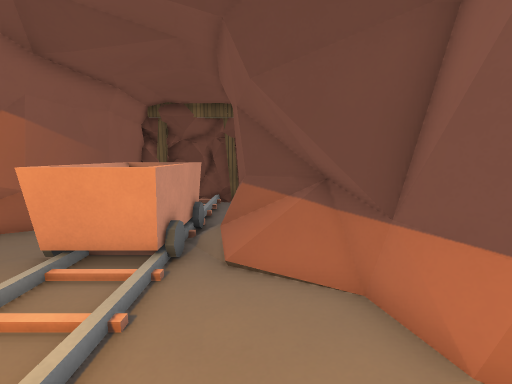
View 1 (above)

14 first-person views from a walk through a level from a Godot 3-D game. The camera is 1.5 m above the floor, tilts 8° down and sees 90° across. The floor is counted in squares, 0.54 m on a side. Each view is taken from the middle of a square. On the plan, view 1 faces up. The plan holds only what a view shows up to about 19 squares ahead; the rest is blank. The place goes on beyond the plan. Characters and animated objects are not drawn. Surface patterns are stand-ins for the level's own textures.

View 2
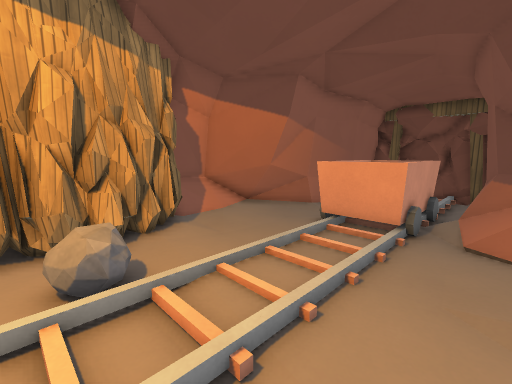

View 3
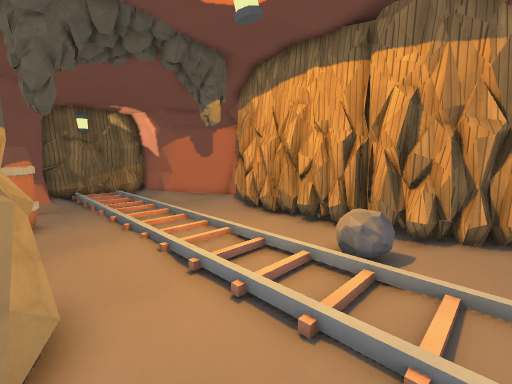

View 4
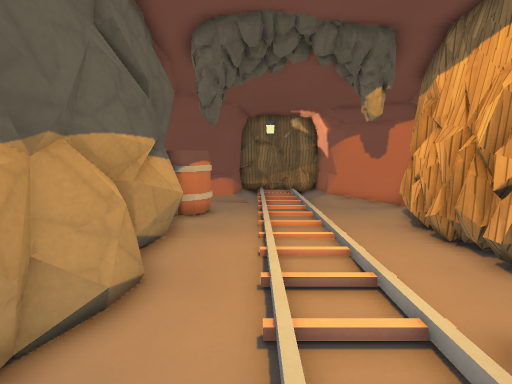

View 5
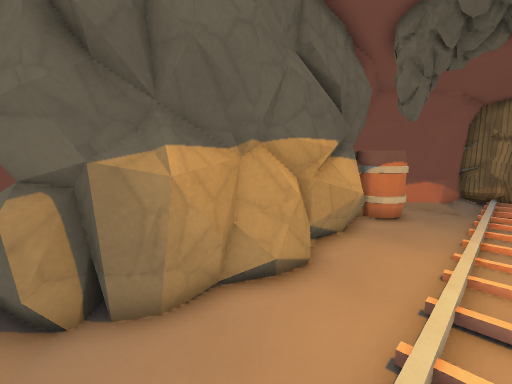

View 6
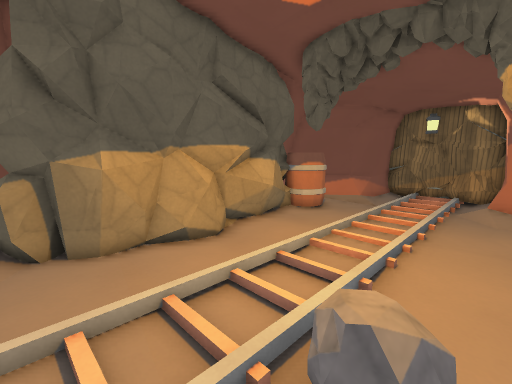

View 7
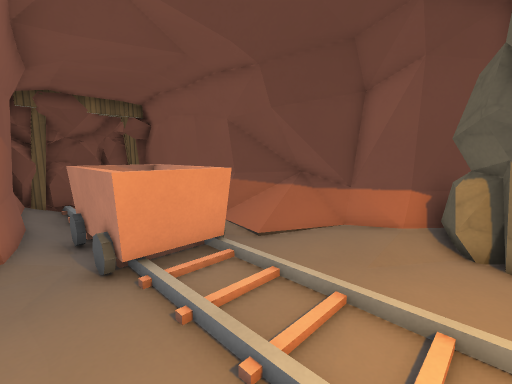

View 8
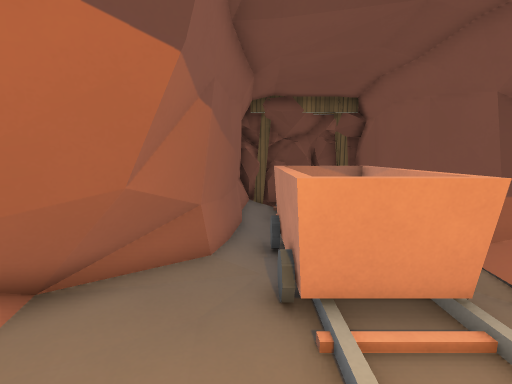

View 9
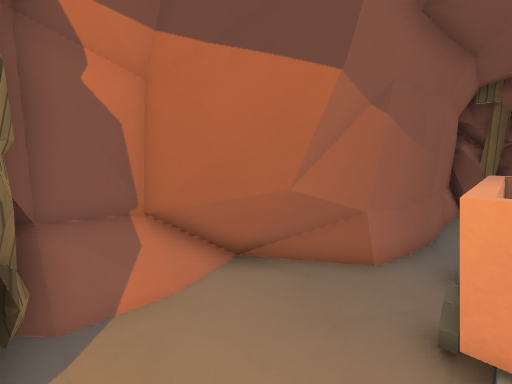

View 10
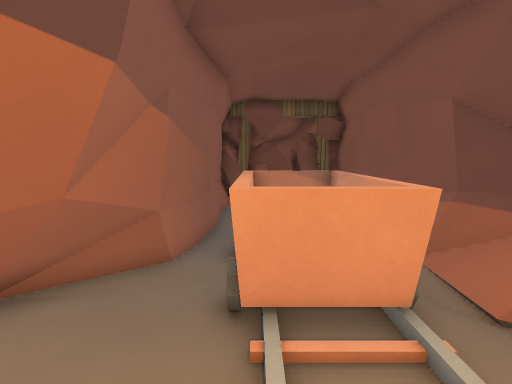

View 11
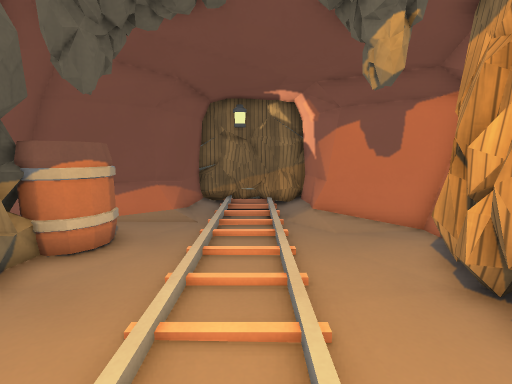

View 12
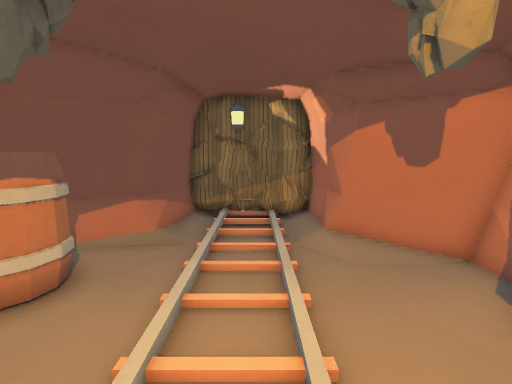

View 13
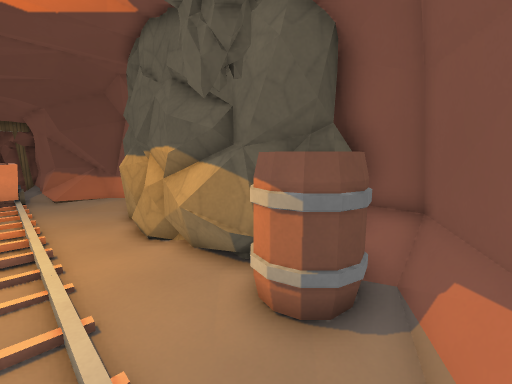

View 14
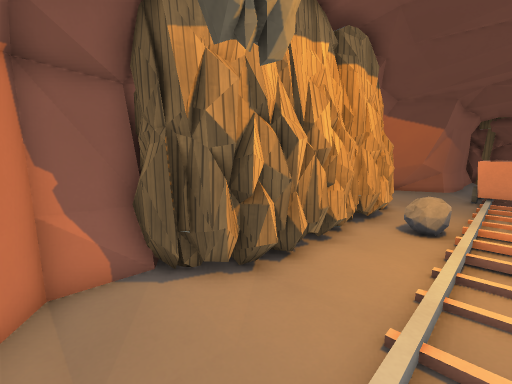

### Floor plan
Key: @ floor where view 1 was taken; # wall or solid block; . main floor; : floor 0.25 m higher than the main floor; + floor 0.5 m higher than the main floor; / step, stairs or slope; = window, fence, low wall or low ledge; C car; R rock; B barrel.
Columns run from 11 left of view 1 to 5 right of it. Each row starts with its distance up from view 1.
 11     #     #
 10     #=CCCC#
  9     #.C CC##
  8    ##.C CC##
  7   =##.C+CC/##
  6  =##..CCCC.###
  5 =##.../.....###
  4 ##:.../......##
  3 #/..../.....:=#
  2 ###.../......:##
  1   ##../......RR##
  0    #../....@RRR
 -1    #.R////..RR
 -2    #RRR.....RR
 -3    #..////..RR
 -4    #../.....R
 -5    #../.....R
 -6    #.././/..R
 -7    #../.....R
 -8    #../.....R
 -9   ##../.....RR
-10  ###../.....BBR
-11  ##.../....BB R#
-12  #..../....BBB##
-13  ##.../.....####
-14   ###//.///###
-15     #//.../#
-16     #//...##
-17     #.////##
-18     #####=#
-19        ####

Positions as (right, up) in squares from view 1, and headings:
1: (0, 0), facing up
2: (0, -3), facing up-left
3: (1, 1), facing down-left
4: (-2, 1), facing down
5: (-3, 1), facing down-right
6: (-7, 1), facing down-right
7: (-7, 0), facing up-right
8: (-6, 2), facing up
9: (-5, 2), facing up-left
10: (-5, 2), facing up
11: (-4, -4), facing down
12: (-4, -6), facing down
13: (-3, -14), facing up-right
14: (-4, -13), facing up-left
